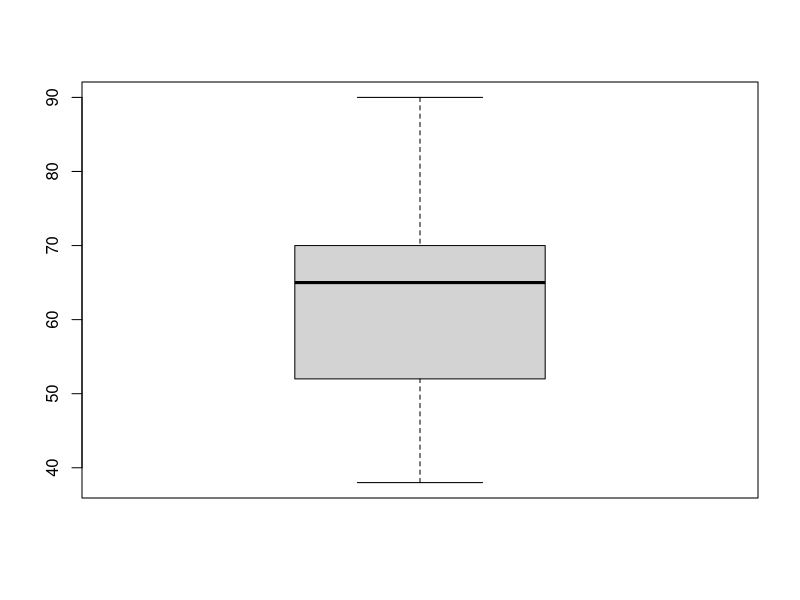
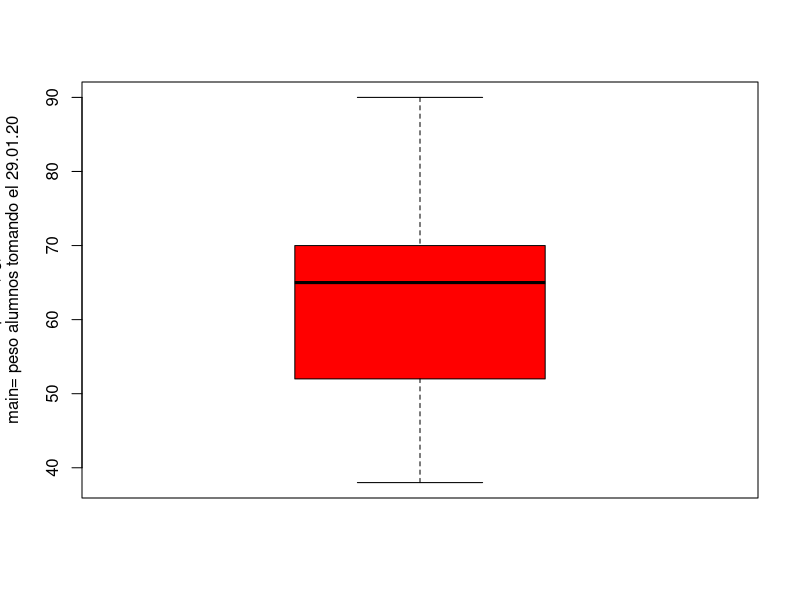

Reproduce these figures in R, in order.
# Camila Elisa Medrano Vigil 
#1860924
#29.01.20


# operadores basicos  -----------------------------------------------------

2+2
a <- 2 
a+5 
a+a^2 

log(a)

# descriptivas ------------------------------------------------------------


# Ingresar conjunto de datos 

peso <- c(70, 62, 52, 90, 38, 52, 50, 56, 70, 65, 66, 70, 72)
peso
# numero de obresvaciones (length) 

length(peso)

# calcular la media del peso sumatoria de las ovservaciones y dividirlo entre el numero de individuos 

sum(peso)/length(peso)
peso.media<- sum(peso)/length(peso) 

mean(peso)
median(peso)

sd(peso)
var(peso)


fivenum(peso)
range(peso) 

# Graficas 

boxplot(peso)
boxplot(peso,col = "red", ylab= "peso (kg)
        main= peso alumnos tomando el 29.01.20")


